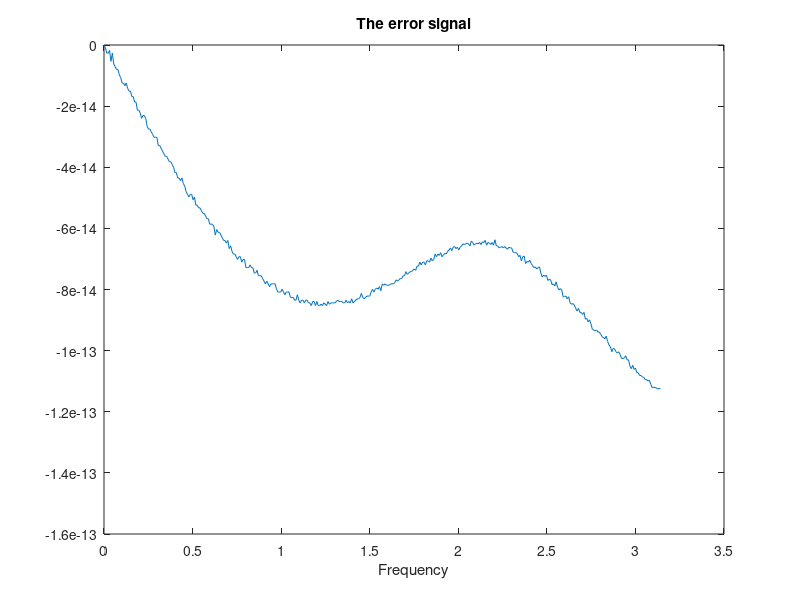

Write MATLAB code to recreate this figure.
m =0:400;
k = (pi/400)*m;
n = [0 1 2];
x = [1 2 3];
X = ( (exp (-j*pi/400) ).^(m'*n) )*x';
% next we shift X, the transfer of x (n), by 3 units.
X = (exp(-j*3).^k').*X;
%let us shift x in real-time by 3 units
x_shifted = x; % no change in value
n_shifted = n+3; %index shift only
X_shifted = ( (exp(-j*pi/400) ).^(m'*n_shifted) )*x_shifted';
plot (k, abs(X_shifted)-abs(X) ); title('The error signal');
xlabel('Frequency');
